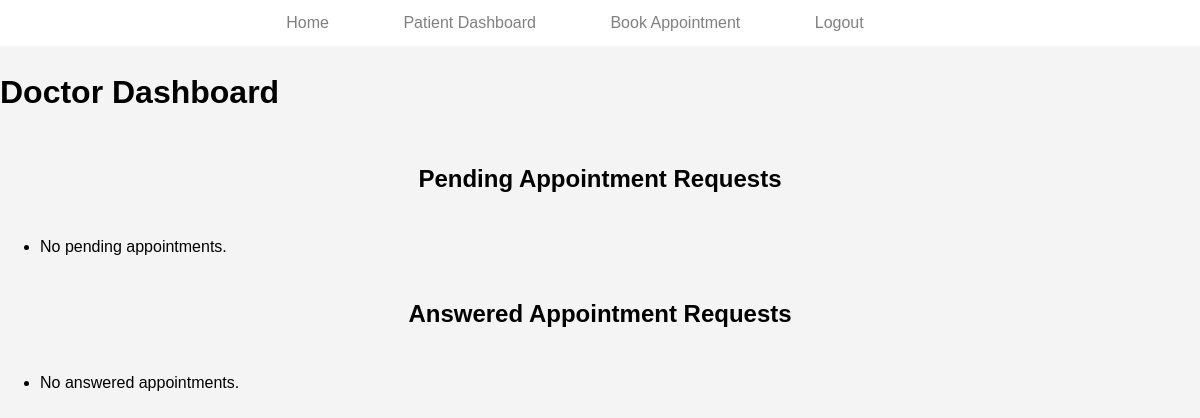
The app's page /bookings/doctor_dashboard/ (signed in), older data.
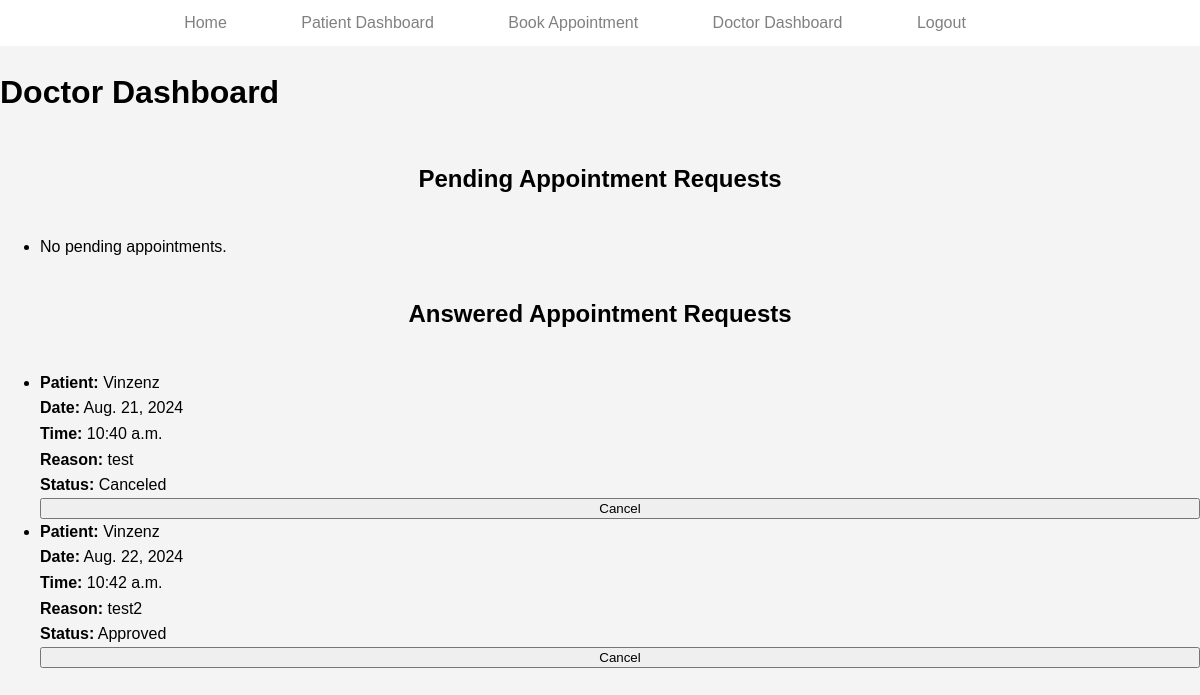
The same page, newer data.
### bookings/models.py (models this page shows, shortened)
class Appointment(models.Model):
    STATUS_CHOICES = [
        ('pending', 'Pending'),
        ('approved', 'Approved'),
        ('rejected', 'Rejected'),
        ('canceled', 'Canceled'),
    ]
    patient = models.ForeignKey(Patient, on_delete=models.CASCADE)
    doctor = models.ForeignKey(Doctor, on_delete=models.CASCADE)
    date = models.DateField()
    time = models.TimeField()
    reason = models.TextField()
    status = models.CharField(max_length=10, choices=STATUS_CHOICES, default='pending')

class Patient(models.Model):
    SEX_CHOICES = [
        ('M', 'Male'),
        ('F', 'Female'),
        ('O', 'Other'),
    ]
    user = models.OneToOneField(User, on_delete=models.CASCADE)
    phone = models.CharField(max_length=15)
    address = models.CharField(max_length=255)
    sex = models.CharField(max_length=1, choices=SEX_CHOICES)

### bookings/views.py (the view, shortened to what this page needs)
# urls.py: path('doctor_dashboard/', views.doctor_dashboard, name='doctor_dashboard'),
@login_required
def doctor_dashboard(request):
    try:
        doctor = request.user.doctor
        pending_appointments = Appointment.objects.filter(doctor=doctor, status='pending')
        answered_appointments = Appointment.objects.filter(doctor=doctor).exclude(status='pending')
    except ObjectDoesNotExist:
        doctor = None
        pending_appointments = []
        answered_appointments = []
    return render(request, 'doctor_dashboard.html', {
        'doctor': doctor,
        'pending_appointments': pending_appointments,
        'answered_appointments': answered_appointments,
    })

### bookings/context_processors.py (called while the page is built)
def user_roles(request):
    if request.user.is_authenticated:
        is_patient = Patient.objects.filter(user=request.user).exists()
        is_doctor = Doctor.objects.filter(user=request.user).exists()
        return {
            'is_patient': is_patient,
            'is_doctor': is_doctor,
        }
    return {}

### bookings/templates/doctor_dashboard.html (shortened to what this page needs)
{% load static %}
<!DOCTYPE html>
<html lang="en">
<head>
    <link rel="stylesheet" type="text/css" href="{% static 'css/styles.css' %}">
</head>
<body>
    <header>
        <nav>
            <ul>
                <li><a href="{% url 'index' %}">Home</a></li>
                {% if user.is_authenticated %}
                    {% if user.patient %}
                        <li><a href="{% url 'patient_detail' %}">Patient Dashboard</a></li>
                        <li><a href="{% url 'book_appointment' %}">Book Appointment</a></li>
                    {% endif %}
                    {% if user.doctor %}
                        <li><a href="{% url 'doctor_dashboard' %}">Doctor Dashboard</a></li>
                    {% endif %}
                    <li><a href="{% url 'logout' %}">Logout</a></li>
                {% else %}
                    <li><a href="{% url 'login' %}">Login</a></li>
                    <li><a href="{% url 'register_patient' %}">Register</a></li>
                {% endif %}
            </ul>
        </nav>
    </header>
    <h1>Doctor Dashboard</h1>
    <h2>Pending Appointment Requests</h2>
    <ul>
        {% if pending_appointments %}
            {% for appointment in pending_appointments %}
                <li>
                    <strong>Patient:</strong> {{ appointment.patient.user.username }}<br>
                    <strong>Date:</strong> {{ appointment.date }}<br>
                    <strong>Time:</strong> {{ appointment.time }}<br>
                    <strong>Reason:</strong> {{ appointment.reason }}<br>
                    <strong>Status:</strong> {{ appointment.get_status_display }}<br>
                    <form method="post" action="">
                        {% csrf_token %}
                        <input type="hidden" name="appointment_id" value="{{ appointment.id }}">
                        <select name="status" required>
                            <option value="approved">Approve</option>
                            <option value="rejected">Reject</option>
                        </select>
                        <button type="submit">Update</button>
                    </form>
                </li>
            {% endfor %}
        {% else %}
            <li>No pending appointments.</li>
        {% endif %}
    </ul>
    <h2>Answered Appointment Requests</h2>
    <ul>
        {% if answered_appointments %}
            {% for appointment in answered_appointments %}
                <li>
                    <strong>Patient:</strong> {{ appointment.patient.user.username }}<br>
                    <strong>Date:</strong> {{ appointment.date }}<br>
                    <strong>Time:</strong> {{ appointment.time }}<br>
                    <strong>Reason:</strong> {{ appointment.reason }}<br>
                    <strong>Status:</strong> {{ appointment.get_status_display }}<br>
                    <form method="post" action="">
                        <button type="submit">Cancel</button>
                    </form>
                </li>
            {% endfor %}
        {% else %}
            <li>No answered appointments.</li>
        {% endif %}
    </ul>
</body>
</html>

### static/css/styles.css (style rules this page uses)
html, body { height: 100%; margin: 0; padding: 0; font-family: Arial, sans-serif; line-height: 1.6; background-color: #f4f4f4; display: flex; flex-direction: column; }
header { background-color: #fff; color: #fff; padding: 10px 0; }
header nav { background-color: white; }
header nav ul { list-style-type: none; padding: 0; margin: 0; text-align: center; }
header nav ul li { display: inline-block; margin-right: 50px; }
header nav ul li a { color: grey; text-decoration: none; padding: 5px 10px; }
h2 { text-align: center; margin-bottom: 20px; }
form { display: flex; flex-direction: column; }

Row changes from the older to the newer data that the page shows:
added Appointment: patient.user.username "Vinzenz", date "Aug. 21, 2024", time "10:40 a.m.", reason "test", status "Canceled"
added Appointment: patient.user.username "Vinzenz", date "Aug. 22, 2024", time "10:42 a.m.", reason "test2", status "Approved"
Text that changed along with them:
text no longer shown: "No answered appointments."
text now shown: "Doctor Dashboard"
